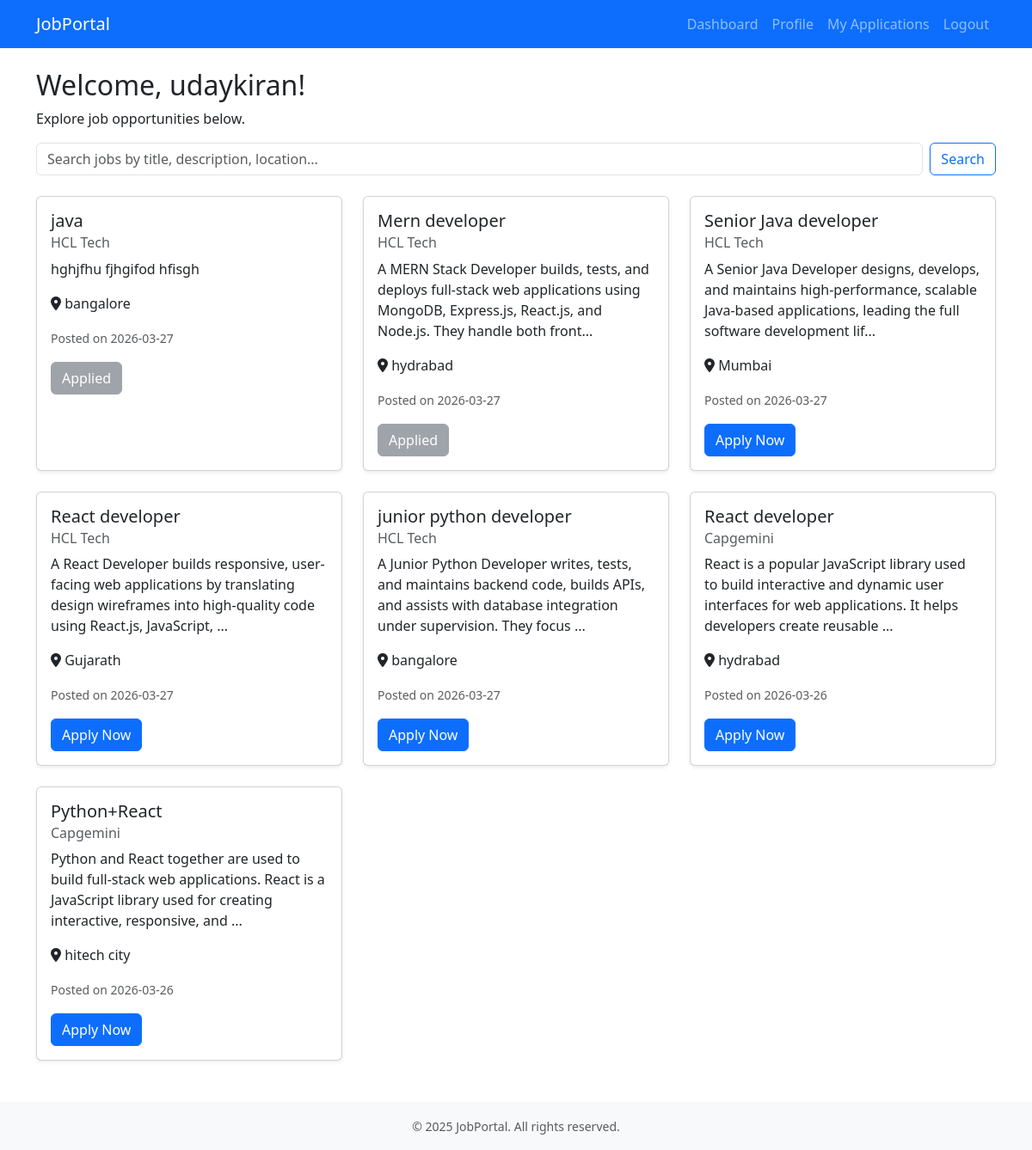
/candidate/dashboard (signed in), run on an earlier commit of the app's database.
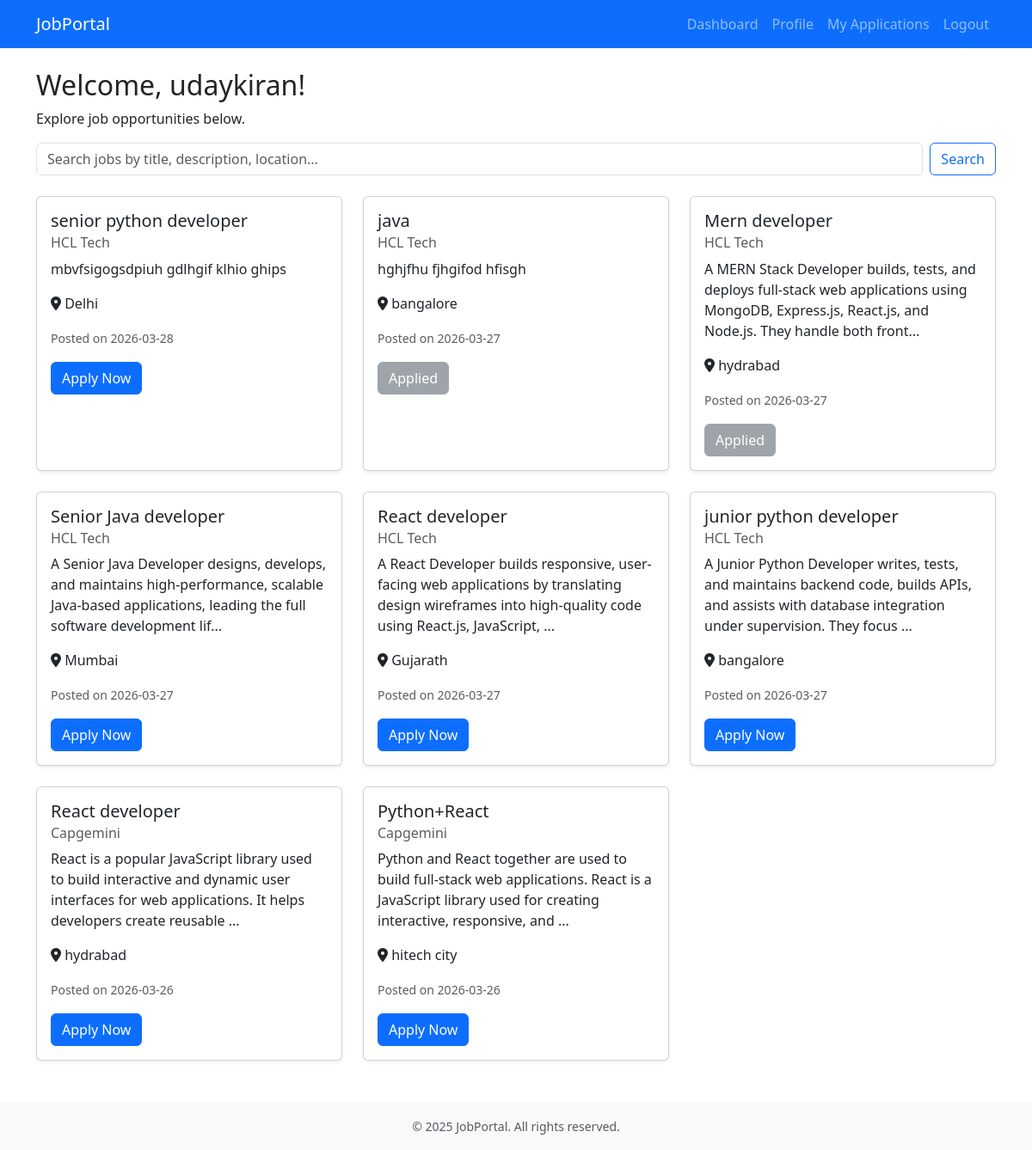
And on a later commit of the database.
### app.py (models this page shows)
class Job(db.Model):
    id = db.Column(db.Integer, primary_key=True)
    title = db.Column(db.String(100), nullable=False)
    description = db.Column(db.Text, nullable=False)
    location = db.Column(db.String(100))
    posted_date = db.Column(db.DateTime, default=datetime.utcnow)
    recruiter_id = db.Column(db.Integer, db.ForeignKey('recruiter.id'))
    applications = db.relationship('Application', backref='job', lazy=True)

class Recruiter(db.Model):
    id = db.Column(db.Integer, primary_key=True)
    user_id = db.Column(db.Integer, db.ForeignKey('user.id'), unique=True)
    company_name = db.Column(db.String(100), nullable=False)
    company_description = db.Column(db.Text)
    created_at = db.Column(db.DateTime, default=datetime.utcnow)
    jobs = db.relationship('Job', backref='recruiter', lazy=True)

### app.py (the view)
@app.route('/candidate/dashboard')
@login_required
@role_required('candidate')
def candidate_dashboard():
    candidate = current_user.candidate
    jobs = Job.query.order_by(Job.posted_date.desc()).all()
    applied_job_ids = [app.job_id for app in candidate.applications]
    return render_template('candidate_dashboard.html', candidate=candidate, jobs=jobs, applied_job_ids=applied_job_ids)

### app.py (called while the page is built)
def role_required(role):
    def decorator(f):
        @wraps(f)
        def decorated_function(*args, **kwargs):
            if not current_user.is_authenticated or current_user.role != role:
                flash('Access denied.', 'danger')
                return redirect(url_for('dashboard'))
            return f(*args, **kwargs)
        return decorated_function
    return decorator

@login_manager.user_loader
def load_user(user_id):
    return User.query.get(int(user_id))

### templates/candidate_dashboard.html
{% extends "base.html" %}
{% block content %}
<div class="row">
    <div class="col-12">
        <h2>Welcome, {{ candidate.full_name }}!</h2>
        <p>Explore job opportunities below.</p>
        <form class="d-flex mb-4" action="{{ url_for('search_jobs') }}" method="GET">
            <input class="form-control me-2" type="search" name="q"
                placeholder="Search jobs by title, description, location..." aria-label="Search">
            <button class="btn btn-outline-primary" type="submit">Search</button>
        </form>
        <div class="row">
            {% for job in jobs %}
            <div class="col-md-6 col-lg-4 mb-4">
                <div class="card h-100 shadow-sm">
                    <div class="card-body">
                        <h5 class="card-title">{{ job.title }}</h5>
                        <h6 class="card-subtitle mb-2 text-muted">{{ job.recruiter.company_name }}</h6>
                        <p class="card-text">{{ job.description[:150] }}{% if job.description|length > 150 %}...{% endif
                            %}</p>
                        <p class="card-text"><i class="fas fa-map-marker-alt"></i> {{ job.location or 'Remote' }}</p>
                        <p class="card-text"><small class="text-muted">Posted on {{ job.posted_date.strftime('%Y-%m-%d')
                                }}</small></p>
                        {% if job.id in applied_job_ids %}
                        <button class="btn btn-secondary" disabled>Applied</button>
                        {% else %}
                        <form method="POST" action="{{ url_for('apply_job', job_id=job.id) }}">
                            <button type="submit" class="btn btn-primary">Apply Now</button>
                        </form>
                        {% endif %}
                    </div>
                </div>
            </div>
            {% else %}
            <div class="col-12">
                <div class="alert alert-info">No jobs found. Check back later!</div>
            </div>
            {% endfor %}
        </div>
    </div>
</div>
{% endblock %}

What changed in the data, as far as the page shows it:
added Job: title "senior python developer", recruiter.company_name "HCL Tech", description "mbvfsigogsdpiuh gdlhgif klhio ghips", location "Delhi", posted_date "2026-03-28"
